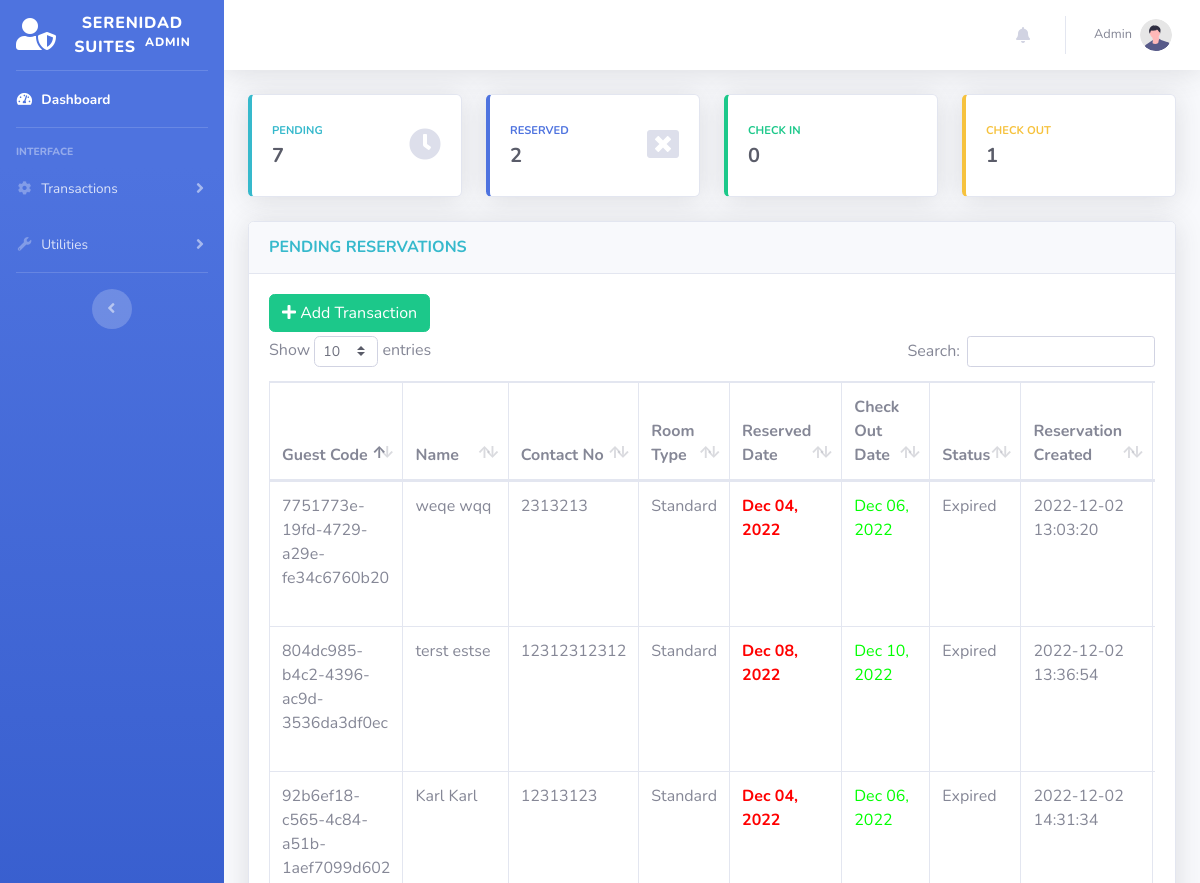
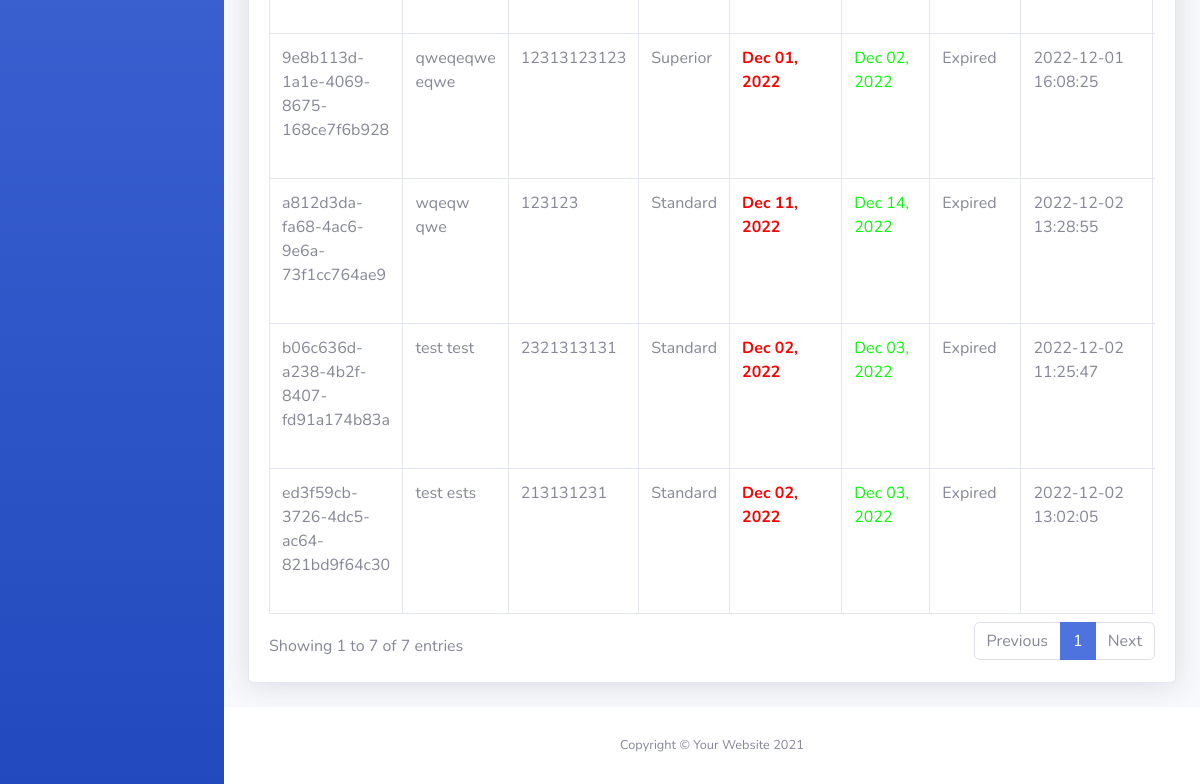
Before: /admin/index.php (signed in) with the older database file (2 pictures, top to bottom).
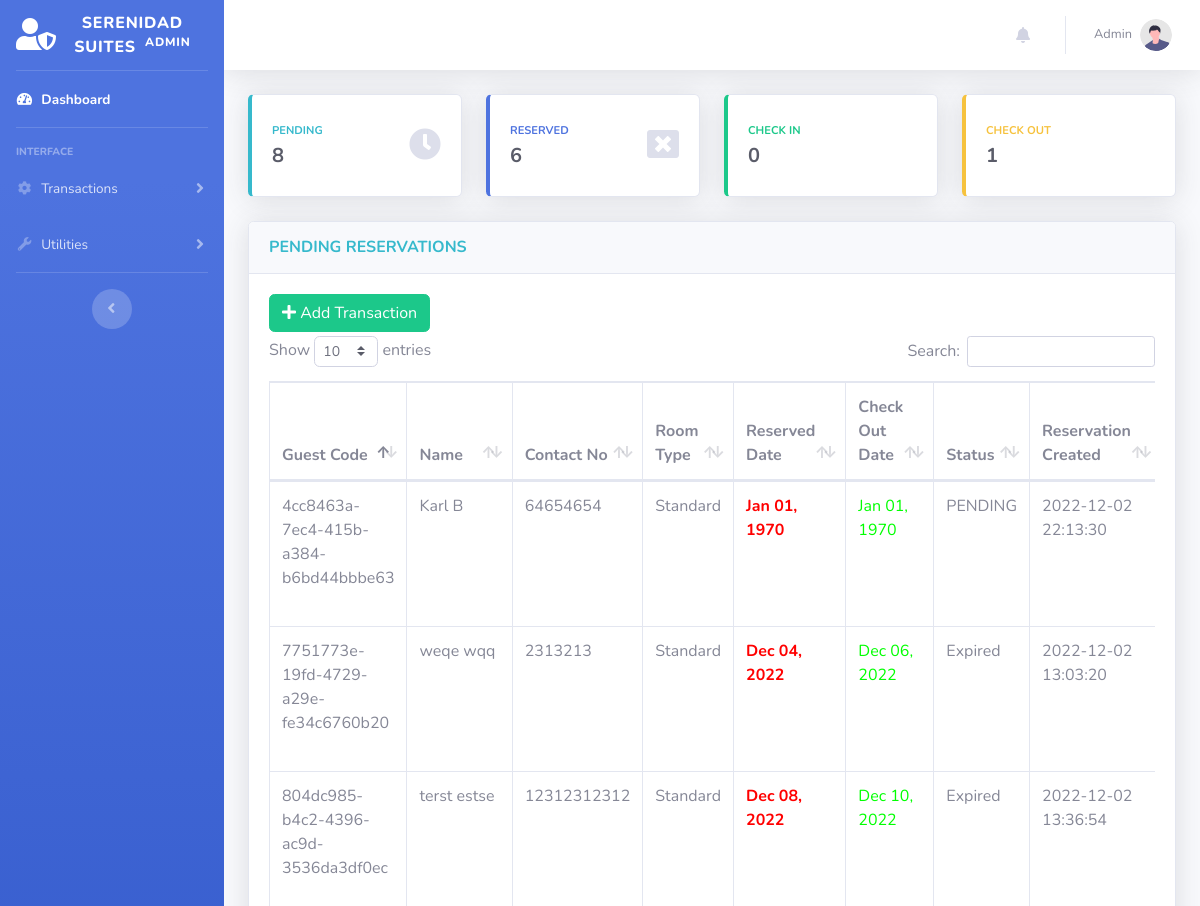
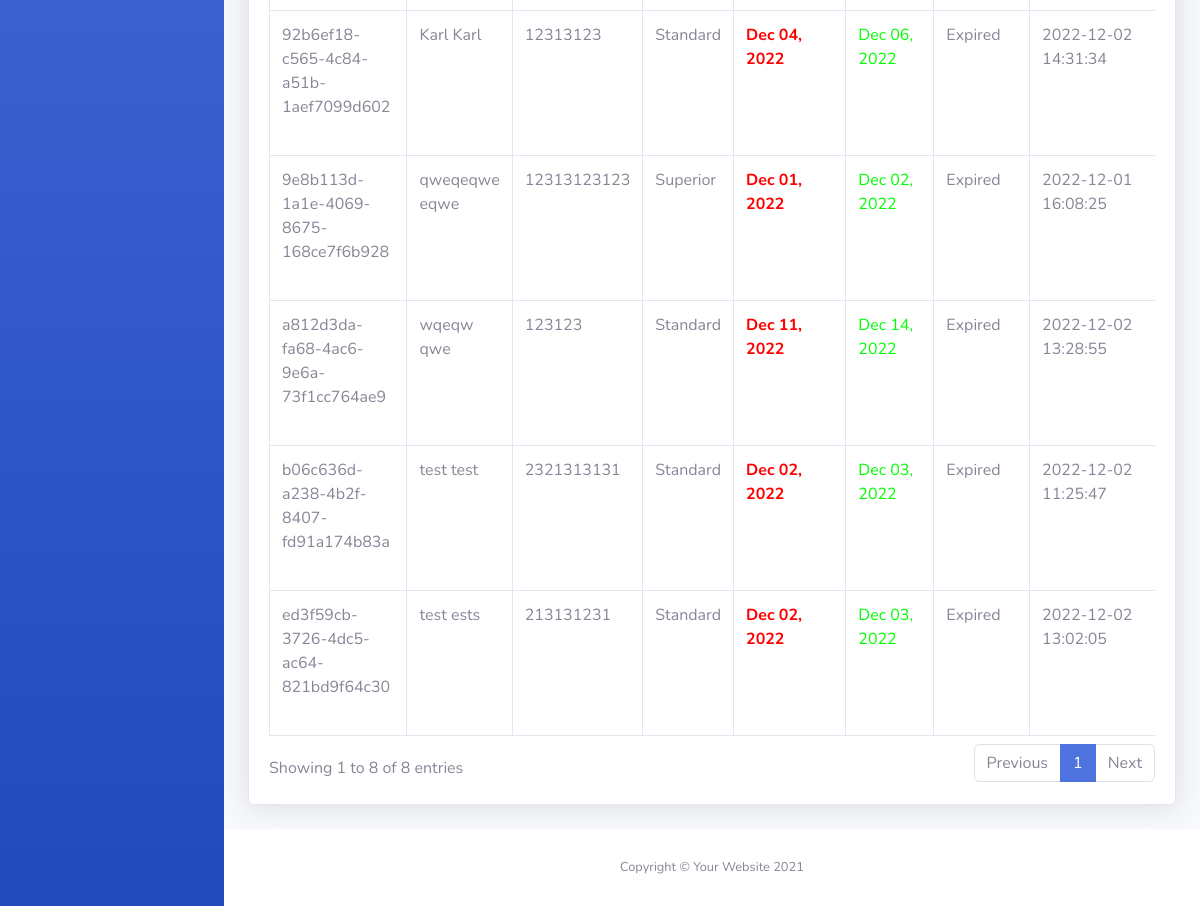
After: the same page with the newer database file (2 pictures, top to bottom).
### tables this page shows
CREATE TABLE `transactions` (
  `id` int NOT NULL,
  `guest_id` int NOT NULL,
  `room_id` int NOT NULL,
  `room_no` int DEFAULT NULL,
  `extra_bed` tinyint NOT NULL DEFAULT '0',
  `extra_pax` int DEFAULT NULL,
  `status` varchar(50) DEFAULT NULL,
  `days` int DEFAULT NULL,
  `checkin` varchar(50) DEFAULT NULL,
  `checkin_time` varchar(50) DEFAULT NULL,
  `checkout` varchar(50) DEFAULT NULL,
  `checkout_time` varchar(50) DEFAULT NULL,
  `bill` varchar(50) DEFAULT NULL,
  `balance` int NOT NULL DEFAULT '0',
  `payment` int NOT NULL DEFAULT '0',
  `is_payment_full` tinyint NOT NULL DEFAULT '0',
  `payment_at` datetime DEFAULT NULL,
  `valid_until` varchar(50) DEFAULT NULL,
  `is_unread` tinyint(1) NOT NULL DEFAULT '1',
  `created_at` datetime DEFAULT NULL,
  `updated_at` datetime DEFAULT NULL
);

CREATE TABLE `guest` (
  `id` int NOT NULL,
  `uuid` varchar(255) DEFAULT NULL,
  `firstname` varchar(50) NOT NULL,
  `middlename` varchar(30) NOT NULL,
  `lastname` varchar(40) NOT NULL,
  `address` varchar(191) DEFAULT NULL,
  `contactno` varchar(20) NOT NULL,
  `created_at` datetime DEFAULT NULL,
  `updated_at` datetime DEFAULT NULL
);

CREATE TABLE `room` (
  `id` int NOT NULL,
  `room_type` varchar(50) NOT NULL,
  `price` varchar(11) NOT NULL,
  `photo` varchar(100) NOT NULL,
  `description` text,
  `created_at` datetime DEFAULT NULL,
  `updated_at` datetime DEFAULT NULL
);

### models/Model.php (called while the page is built, shortened)
<?php
class Model
{
    protected $host = "localhost";
    protected $database = "u905988427_db_hor";
    protected $username = "u905988427_root";
    protected $password = "SerenidadSuites2022";
    protected $pdo;
    protected $stmt;
    public function connect(){
        try {
            $this->pdo = new PDO("mysql:host={$this->host};dbname={$this->database};charset=utf8","{$this->username}","{$this->password}");
            $this->pdo->setAttribute(PDO::ATTR_ERRMODE, PDO::ERRMODE_EXCEPTION);
            $this->pdo->setAttribute(PDO::ATTR_DEFAULT_FETCH_MODE, PDO::FETCH_ASSOC);
        } catch (PDOException $e) {
            echo $e->getMessage();
        }
    }
    public function setQuery($qry){
        $this->qry = $qry;
        $this->stmt = $this->pdo->query($this->qry);
        return $this;
    }
    public function getAll(){
        try {
            return $this->stmt->fetchAll();
        } catch (PDOException $e) {
            return $e->getMessage();
        }
    }
    public function getFirst(){
        try {
            $data =  $this->stmt->fetch();
            return (object) $data;
        } catch (PDOException $e) {
            return $e->getMessage();
        }
    }
}

### admin/index.php (the view, shortened to what the changed rows need)
<?php
include('includes/header.php');
$connection = new \Transaction();
$pending = $connection->setQuery("SELECT
                                    A.*,
                                    B.uuid,
                                    B.firstname,
                                    B.middlename,
                                    B.lastname,
                                    B.address,
                                    B.contactno,
                                    C.room_type,
                                    C.price,
                                    C.photo
                                    FROM `transactions` as A
                                    LEFT JOIN `guest` as B
                                    ON A.guest_id = B.id
                                    LEFT JOIN `room` as C
                                    ON A.room_id = C.id
                                    WHERE A.status = 'Pending'
                                    OR A.status = 'Expired'
                                    ORDER BY A.created_at DESC
                                ")
                                ->getAll();
?>
<body id="page-top">
    <div id="wrapper">
        <div id="content-wrapper" class="d-flex flex-column">
            <div id="content">
                <div class="container-fluid">
                    <div class="row">
                        <?php include('includes/count-cards.php') ?>
                    </div>
                    <div class="card shadow mb-4">
                        <div class="card-body">
                            <div class="mb-1">
                                <a href="#" data-toggle="modal" data-target="#addModal">
                                </a>
                            </div>
                            <div class="table-responsive">
                                <table class="table table-bordered" id="dataTable" width="100%" cellspacing="0">
                                    <thead>
                                        <tr>
                                            <th>Guest Code</th>
                                            <th>Name</th>
                                            <th>Contact No</th>
                                            <th>Room Type</th>
                                            <th>Reserved Date</th>
                                            <th>Check Out Date</th>
                                            <th>Status</th>
                                            <th>Reservation Created</th>
                                        </tr>
                                    </thead>
                                    <tbody>
                                        <?php
                                            foreach ($pending as $key => $value) {
                                        ?>
                                            <tr>
                                                <td><?= $value['uuid']?></td>
                                                <td><?= $value['firstname']." ".$value['lastname']?></td>
                                                <td><?= $value['contactno']?></td>
                                                <td><?= $value['room_type']?></td>
                                                <td>
                                                    <strong>
                                                        <?= $value['checkin'] <= date("Y-m-d", strtotime("+8 HOURS"))
                                                            ?  "<label style = 'color:#ff0000;'>".date("M d, Y", strtotime($value['checkin']))."</label>"
                                                            :  "<label style = 'color:#00ff00;'>".date("M d, Y", strtotime($value['checkin']))."</label>"
                                                        ?>
                                                    </strong>
                                                </td>
                                                <td><?= "<label style = 'color:#00ff00;'>".date("M d, Y", strtotime($value['checkout']))."</label>";?></td>
                                                <td><?= $value['status']?></td>
                                                <td><?= $value['created_at']?></td>
                                            </tr>
                                        <?php
                                            }
                                        ?>
                                    </tbody>
                                </table>
                            </div>
                        </div>
                    </div>
                </div>
            </div>
        </div>
    </div>
</body>
</html>

### admin/includes/count-cards.php (shortened to what the changed rows need)
<?php
$connection = new Transaction();
$pendingCount = $connection->setQuery("SELECT Count(id) AS count FROM `transactions`   WHERE `status` LIKE 'Pending' OR `status` LIKE 'Expired'")->getFirst();
$reservedCount = $connection->setQuery("SELECT Count(id) AS count FROM `transactions`   WHERE `status` LIKE 'Reserved'")->getFirst();
?>
<div class="col-xl-3 col-md-6 mb-4 clickTo" onclick="window.location = 'index.php'">
    <div class="card border-left-info shadow h-100 py-2">
        <div class="card-body">
            <div class="row no-gutters align-items-center">
                <div class="col mr-2">
                    <div class="text-xs font-weight-bold text-info text-uppercase mb-1">
                        PENDING</div>
                    <div class="h5 mb-0 font-weight-bold text-gray-800"> <?= $pendingCount->count ?> </div>
                </div>
            </div>
        </div>
    </div>
</div>
<div class="col-xl-3 col-md-6 mb-4 clickTo" onclick="window.location = 'reservation-reserved.php'">
    <div class="card border-left-primary shadow h-100 py-2">
        <div class="card-body">
            <div class="row no-gutters align-items-center">
                <div class="col mr-2">
                    <div class="text-xs font-weight-bold text-primary text-uppercase mb-1">
                        RESERVED</div>
                    <div class="h5 mb-0 font-weight-bold text-gray-800"> <?= $reservedCount->count ?> </div>
                </div>
            </div>
        </div>
    </div>
</div>

Changed rows visible on the page:
added transactions: guest.uuid "4cc8463a-7ec4-415b-a384-b6bd44bbbe63", guest.firstname "Karl", guest.lastname "B", guest.contactno "64654654", room.room_type "Standard", checkin "Jan 01, 1970", checkout "Jan 01, 1970", status "PENDING", created_at "2022-12-02 22:13:30"
Other visible differences:
$pendingCount->count: "7" → "8"
$reservedCount->count: "2" → "6"
text written by a page script: "Show entries Search: Showing 1 to 7 of 7 entries Previous 1 Next" → "Show entries Search: Showing 1 to 8 of 8 entries Previous 1 Next"
